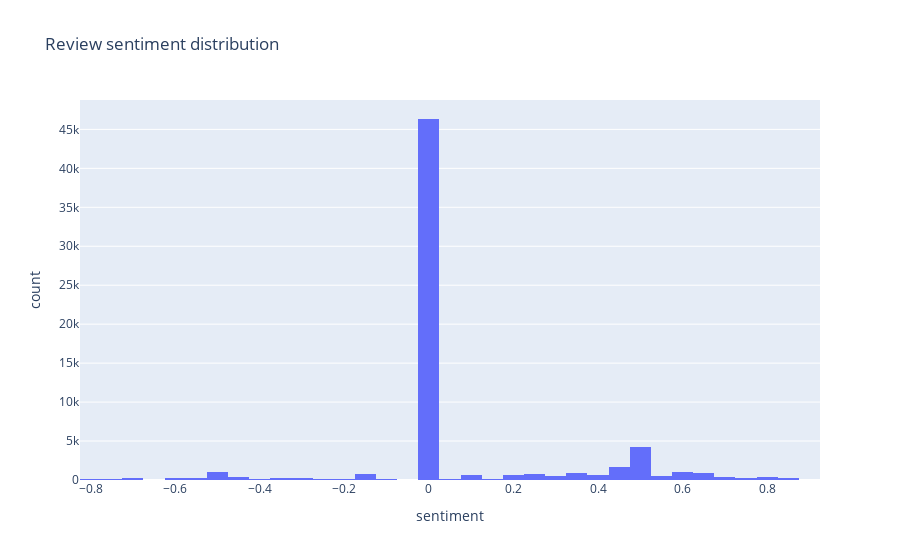

Source (notebook cell):
### Code cell
# --- Sentiment analysis on reviews (if a review text column exists) ---
# Heuristics to find review text column
review_text_col = None
for c in apps.columns:
    if 'review' in c and apps[c].dtype == object:
        review_text_col = c
        break
 # If reviews not in apps, maybe second file is reviews dataset
reviews_df = None
if review_text_col is None and df2 is not None and df2 is not apps:
    # try to detect a reviews table
    for df in [df2, df1]:
        if df is None:
           continue
        cols = ' '.join(df.columns).lower()
        if 'review' in cols or 'sentiment' in cols or 'content' in cols:
            reviews_df = df.copy()
            break

if review_text_col is not None:
   reviews_df = apps[[c for c in apps.columns if 'review' in c or 'comments' in c or 'content' in c]]


if reviews_df is not None and SentimentIntensityAnalyzer is not None:
   # try to find text column
   text_col = None
   for c in reviews_df.columns:
       if reviews_df[c].dtype == object:
          text_col = c
          break
   if text_col is not None:
       sia = SentimentIntensityAnalyzer()
       print('\nRunning sentiment analysis on column:', text_col)
       reviews_df = reviews_df.dropna(subset=[text_col])
       reviews_df['sentiment'] = reviews_df[text_col].apply(lambda t: sia.polarity_scores(str(t))['compound'])
       reviews_df['sent_label'] = reviews_df['sentiment'].apply(lambda s: 'positive' if s>0.05 else ('negative' if s<-0.05 else 'neutral'))
       display(reviews_df[text_col].head())
       display(reviews_df['sent_label'].value_counts())
    
       # basic plot
       fig = px.histogram(reviews_df, x='sentiment', nbins=50, title='Review sentiment distribution')
       fig.show()
   else:
        print('No textual review column found in detected reviews dataset.')
else:
    if reviews_df is None:
        print('\nNo reviews dataset detected. If you have a separate reviews CSV, place its path in file2 variable.')
    elif SentimentIntensityAnalyzer is None:
         print('\nVADER not available; please install nltk and download vader_lexicon to run sentiment analysis.')

### Figure 1 — Plotly figure (JSON) as saved in the notebook; plotly's stock layout.template omitted (floating-point values rounded to 4 significant figures; data arrays with more than 128 entries replaced by an {"elided": "..."} marker saying what was removed)
{"data": [{"alignmentgroup": "True", "bingroup": "x", "hovertemplate": "sentiment=%{x}<br>count=%{y}<extra></extra>", "legendgroup": "", "marker": {"color": "#636efa", "pattern": {"shape": ""}}, "name": "", "nbinsx": 50, "offsetgroup": "", "orientation": "v", "showlegend": false, "type": "histogram", "x": {"elided": "64295 float values"}, "xaxis": "x", "yaxis": "y"}], "layout": {"barmode": "relative", "legend": {"tracegroupgap": 0}, "title": {"text": "Review sentiment distribution"}, "xaxis": {"anchor": "y", "domain": [0, 1], "title": {"text": "sentiment"}}, "yaxis": {"anchor": "x", "domain": [0, 1], "title": {"text": "count"}}}}
